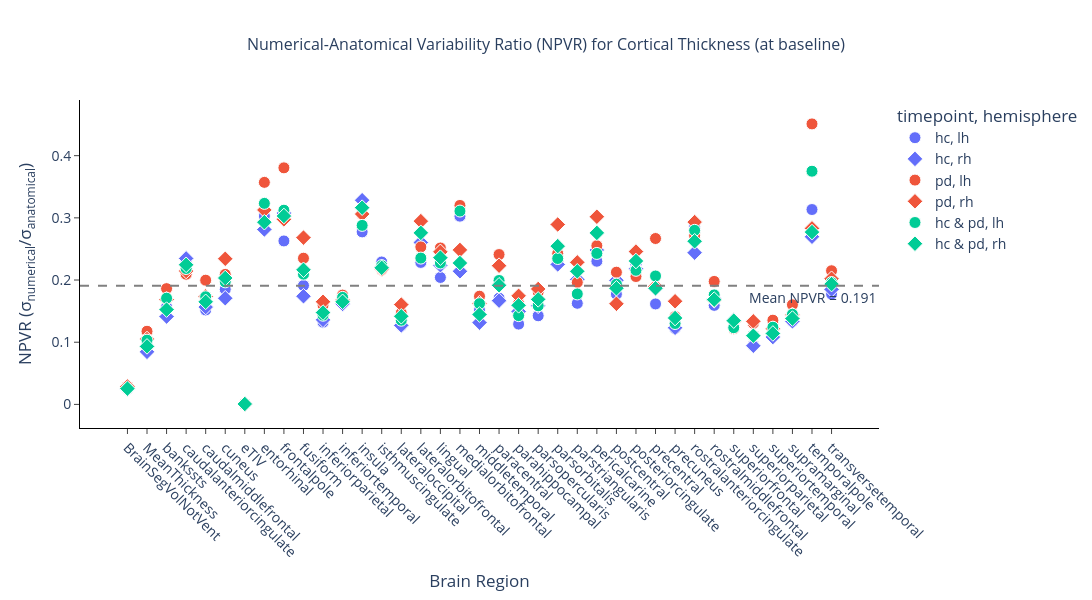
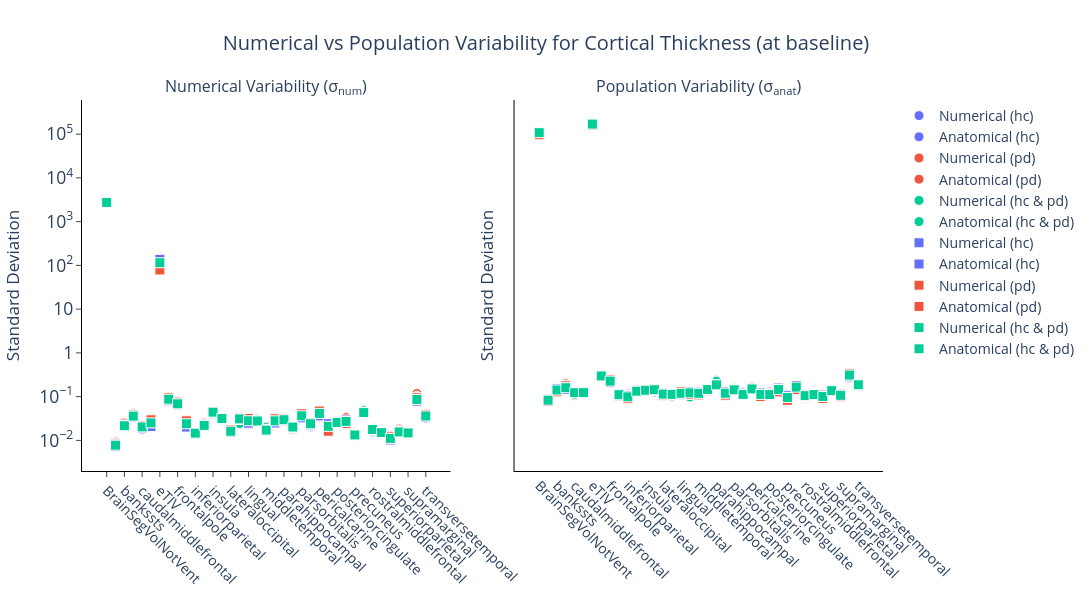

Notebook cell for these charts, in order:
### Markdown cell above
### Baseline HC+PD

### Code cell
pop_hc_baseline, pop_pd_baseline = get_population(df, df_cohort, visit="first")
pop_hc_followup, pop_pd_followup = get_population(df, df_cohort, visit="second")

pop_hc = pop_hc_baseline
pop_pd = pop_pd_baseline
pop_all = np.concatenate([pop_hc_baseline, pop_pd_baseline])

config = NpvrConfig(
    metric=METRIC,
    bilateral=False,
    change=False,
    csv_dir=csv_dir,
    figures_dir=figures_dir,
    regions_template=regions_template,
    anondir=anondir,
    title_suffix="Cortical",
    timepoint="baseline",
)

_ = generate_npvr(
    get_stats_metric=get_stats_metric,
    pop1=pop_hc,
    pop2=pop_pd,
    pop_all=pop_all,
    pop1_name="hc",
    pop2_name="pd",
    config=config,
)

pop_hc = pop_hc_followup
pop_pd = pop_pd_followup
pop_all = np.concatenate([pop_hc_followup, pop_pd_followup])

config = NpvrConfig(
    metric=METRIC,
    bilateral=False,
    change=False,
    csv_dir=csv_dir,
    figures_dir=figures_dir,
    regions_template=regions_template,
    anondir=anondir,
    title_suffix="Cortical",
    timepoint="followup",
)

_ = generate_npvr(
    get_stats_metric=get_stats_metric,
    pop1=pop_hc,
    pop2=pop_pd,
    pop_all=pop_all,
    pop1_name="hc",
    pop2_name="pd",
    config=config,
)

### Figure 1 — Plotly figure (JSON) as saved in the notebook; plotly's stock layout.template omitted (floating-point values rounded to 4 significant figures)
{"data": [{"customdata": [[2720.0, 109900.0], [0.008088, 0.08732], [0.02103, 0.1344], [0.03947, 0.1729], [0.01785, 0.1175], [0.02359, 0.1275], [137.5, 170000.0], [0.08459, 0.2793], [0.0626, 0.2382], [0.02227, 0.1165], [0.01515, 0.1146], [0.02163, 0.1283], [0.03873, 0.1396], [0.02928, 0.1278], [0.01489, 0.1178], [0.02357, 0.1032], [0.02361, 0.1156], [0.03024, 0.09991], [0.01897, 0.125], [0.02512, 0.147], [0.03066, 0.2374], [0.01764, 0.1237], [0.03488, 0.1518], [0.0203, 0.1248], [0.03427, 0.1489], [0.01881, 0.1061], [0.02485, 0.1105], [0.0235, 0.1455], [0.01375, 0.1128], [0.04803, 0.1675], [0.01554, 0.0976], [0.01446, 0.1163], [0.01041, 0.1098], [0.01569, 0.1375], [0.01473, 0.1106], [0.08821, 0.2815], [0.03192, 0.1798]], "hovertemplate": "<b>%{hovertext}</b><br><br>timepoint=hc<br>hemisphere=lh<br>region=%{x}<br>NPVR=%{y:.3f}<br>num=%{customdata[0]:.2e}<br>anat=%{customdata[1]:.2e}<extra></extra>", "hovertext": ["BrainSegVolNotVent", "MeanThickness", "bankssts", "caudalanteriorcingulate", "caudalmiddlefrontal", "cuneus", "eTIV", "entorhinal", "frontalpole", "fusiform", "inferiorparietal", "inferiortemporal", "insula", "isthmuscingulate", "lateraloccipital", "lateralorbitofrontal", "lingual", "medialorbitofrontal", "middletemporal", "paracentral", "parahippocampal", "parsopercularis", "parsorbitalis", "parstriangularis", "pericalcarine", "postcentral", "posteriorcingulate", "precentral", "precuneus", "rostralanteriorcingulate", "rostralmiddlefrontal", "superiorfrontal", "superiorparietal", "superiortemporal", "supramarginal", "temporalpole", "transversetemporal"], "legendgroup": "hc, lh", "marker": {"color": "#636efa", "line": {"color": "white", "width": 1}, "size": 12, "symbol": "circle"}, "mode": "markers", "name": "hc, lh", "orientation": "v", "showlegend": true, "type": "scatter", "x": ["BrainSegVolNotVent", "MeanThickness", "bankssts", "caudalanteriorcingulate", "caudalmiddlefrontal", "cuneus", "eTIV", "entorhinal", "frontalpole", "fusiform", "inferiorparietal", "inferiortemporal", "insula", "isthmuscingulate", "lateraloccipital", "lateralorbitofrontal", "lingual", "medialorbitofrontal", "middletemporal", "paracentral", "parahippocampal", "parsopercularis", "parsorbitalis", "parstriangularis", "pericalcarine", "postcentral", "posteriorcingulate", "precentral", "precuneus", "rostralanteriorcingulate", "rostralmiddlefrontal", "superiorfrontal", "superiorparietal", "superiortemporal", "supramarginal", "temporalpole", "transversetemporal"], "xaxis": "x", "y": [0.02476, 0.09263, 0.1565, 0.2283, 0.1519, 0.1851, 0.0008089, 0.3028, 0.2628, 0.1912, 0.1322, 0.1686, 0.2774, 0.229, 0.1264, 0.2283, 0.2041, 0.3027, 0.1517, 0.1709, 0.1291, 0.1425, 0.2298, 0.1626, 0.2302, 0.1773, 0.2248, 0.1616, 0.1218, 0.2867, 0.1593, 0.1243, 0.0948, 0.1142, 0.1332, 0.3134, 0.1775], "yaxis": "y"}, {"customdata": [[2720.0, 109900.0], [0.00736, 0.08708], [0.02145, 0.1518], [0.03407, 0.1451], [0.01921, 0.1228], [0.02077, 0.1217], [137.5, 170000.0], [0.08051, 0.2862], [0.06536, 0.2124], [0.02009, 0.1155], [0.01444, 0.1062], [0.02133, 0.132], [0.0444, 0.1352], [0.03106, 0.1409], [0.01516, 0.1193], [0.02999, 0.1152], [0.02479, 0.1108], [0.02763, 0.129], [0.01664, 0.1265], [0.02495, 0.1495], [0.02815, 0.1882], [0.02034, 0.1283], [0.03265, 0.145], [0.02268, 0.1128], [0.0363, 0.1462], [0.02417, 0.1211], [0.02508, 0.1149], [0.02917, 0.1568], [0.013, 0.1055], [0.04387, 0.1798], [0.01713, 0.1007], [0.01491, 0.1103], [0.01021, 0.1083], [0.01521, 0.1404], [0.01517, 0.1135], [0.07888, 0.2926], [0.03419, 0.1849]], "hovertemplate": "<b>%{hovertext}</b><br><br>timepoint=hc<br>hemisphere=rh<br>region=%{x}<br>NPVR=%{y:.3f}<br>num=%{customdata[0]:.2e}<br>anat=%{customdata[1]:.2e}<extra></extra>", "hovertext": ["BrainSegVolNotVent", "MeanThickness", "bankssts", "caudalanteriorcingulate", "caudalmiddlefrontal", "cuneus", "eTIV", "entorhinal", "frontalpole", "fusiform", "inferiorparietal", "inferiortemporal", "insula", "isthmuscingulate", "lateraloccipital", "lateralorbitofrontal", "lingual", "medialorbitofrontal", "middletemporal", "paracentral", "parahippocampal", "parsopercularis", "parsorbitalis", "parstriangularis", "pericalcarine", "postcentral", "posteriorcingulate", "precentral", "precuneus", "rostralanteriorcingulate", "rostralmiddlefrontal", "superiorfrontal", "superiorparietal", "superiortemporal", "supramarginal", "temporalpole", "transversetemporal"], "legendgroup": "hc, rh", "marker": {"color": "#636efa", "line": {"color": "white", "width": 1}, "size": 12, "symbol": "diamond"}, "mode": "markers", "name": "hc, rh", "orientation": "v", "showlegend": true, "type": "scatter", "x": ["BrainSegVolNotVent", "MeanThickness", "bankssts", "caudalanteriorcingulate", "caudalmiddlefrontal", "cuneus", "eTIV", "entorhinal", "frontalpole", "fusiform", "inferiorparietal", "inferiortemporal", "insula", "isthmuscingulate", "lateraloccipital", "lateralorbitofrontal", "lingual", "medialorbitofrontal", "middletemporal", "paracentral", "parahippocampal", "parsopercularis", "parsorbitalis", "parstriangularis", "pericalcarine", "postcentral", "posteriorcingulate", "precentral", "precuneus", "rostralanteriorcingulate", "rostralmiddlefrontal", "superiorfrontal", "superiorparietal", "superiortemporal", "supramarginal", "temporalpole", "transversetemporal"], "xaxis": "x", "y": [0.02476, 0.08452, 0.1412, 0.2348, 0.1565, 0.1707, 0.0008089, 0.2813, 0.3077, 0.1739, 0.136, 0.1616, 0.3284, 0.2205, 0.1271, 0.2603, 0.2238, 0.2141, 0.1315, 0.1668, 0.1495, 0.1585, 0.2251, 0.201, 0.2482, 0.1996, 0.2183, 0.186, 0.1232, 0.244, 0.1701, 0.1351, 0.0943, 0.1083, 0.1336, 0.2696, 0.1849], "yaxis": "y"}, {"customdata": [[2783.0, 96660.0], [0.009152, 0.07781], [0.02501, 0.1344], [0.04165, 0.1989], [0.0212, 0.1061], [0.02736, 0.1309], [78.64, 161000.0], [0.0972, 0.2722], [0.07808, 0.2053], [0.02492, 0.106], [0.01569, 0.09821], [0.02487, 0.1415], [0.04281, 0.1401], [0.03198, 0.1477], [0.01686, 0.1148], [0.02496, 0.09856], [0.02936, 0.1167], [0.03092, 0.09665], [0.02103, 0.1209], [0.03228, 0.134], [0.03353, 0.2065], [0.01938, 0.1071], [0.03689, 0.1521], [0.0232, 0.1182], [0.04283, 0.1679], [0.02137, 0.1005], [0.0261, 0.1269], [0.03324, 0.1246], [0.01451, 0.1029], [0.04835, 0.1784], [0.01801, 0.09109], [0.01452, 0.1193], [0.01293, 0.09911], [0.01826, 0.1348], [0.01606, 0.1003], [0.1176, 0.2607], [0.04032, 0.1876]], "hovertemplate": "<b>%{hovertext}</b><br><br>timepoint=pd<br>hemisphere=lh<br>region=%{x}<br>NPVR=%{y:.3f}<br>num=%{customdata[0]:.2e}<br>anat=%{customdata[1]:.2e}<extra></extra>", "hovertext": ["BrainSegVolNotVent", "MeanThickness", "bankssts", "caudalanteriorcingulate", "caudalmiddlefrontal", "cuneus", "eTIV", "entorhinal", "frontalpole", "fusiform", "inferiorparietal", "inferiortemporal", "insula", "isthmuscingulate", "lateraloccipital", "lateralorbitofrontal", "lingual", "medialorbitofrontal", "middletemporal", "paracentral", "parahippocampal", "parsopercularis", "parsorbitalis", "parstriangularis", "pericalcarine", "postcentral", "posteriorcingulate", "precentral", "precuneus", "rostralanteriorcingulate", "rostralmiddlefrontal", "superiorfrontal", "superiorparietal", "superiortemporal", "supramarginal", "temporalpole", "transversetemporal"], "legendgroup": "pd, lh", "marker": {"color": "#EF553B", "line": {"color": "white", "width": 1}, "size": 12, "symbol": "circle"}, "mode": "markers", "name": "pd, lh", "orientation": "v", "showlegend": true, "type": "scatter", "x": ["BrainSegVolNotVent", "MeanThickness", "bankssts", "caudalanteriorcingulate", "caudalmiddlefrontal", "cuneus", "eTIV", "entorhinal", "frontalpole", "fusiform", "inferiorparietal", "inferiortemporal", "insula", "isthmuscingulate", "lateraloccipital", "lateralorbitofrontal", "lingual", "medialorbitofrontal", "middletemporal", "paracentral", "parahippocampal", "parsopercularis", "parsorbitalis", "parstriangularis", "pericalcarine", "postcentral", "posteriorcingulate", "precentral", "precuneus", "rostralanteriorcingulate", "rostralmiddlefrontal", "superiorfrontal", "superiorparietal", "superiortemporal", "supramarginal", "temporalpole", "transversetemporal"], "xaxis": "x", "y": [0.02879, 0.1176, 0.1862, 0.2093, 0.1997, 0.2091, 0.0004884, 0.3571, 0.3804, 0.2351, 0.1597, 0.1757, 0.3056, 0.2166, 0.1469, 0.2532, 0.2515, 0.32, 0.174, 0.241, 0.1624, 0.181, 0.2426, 0.1963, 0.2551, 0.2126, 0.2056, 0.2668, 0.1411, 0.2711, 0.1978, 0.1217, 0.1305, 0.1354, 0.1601, 0.4511, 0.2149], "yaxis": "y"}, {"customdata": [[2783.0, 96660.0], [0.008206, 0.07801], [0.02181, 0.1292], [0.03793, 0.1768], [0.0215, 0.1238], [0.02955, 0.1262], [78.64, 161000.0], [0.09434, 0.3017], [0.07226, 0.2428], [0.02803, 0.1045], [0.01484, 0.08992], [0.02276, 0.1354], [0.04403, 0.1438], [0.0322, 0.148], [0.01736, 0.1082], [0.03219, 0.1092], [0.03169, 0.1292], [0.02791, 0.1123], [0.01784, 0.1096], [0.03125, 0.1401], [0.03137, 0.1797], [0.01998, 0.1076], [0.04054, 0.1401], [0.02553, 0.1117], [0.04689, 0.1554], [0.01623, 0.1003], [0.0264, 0.1074], [0.02434, 0.1284], [0.01367, 0.08239], [0.0424, 0.1446], [0.0185, 0.1105], [0.01522, 0.1134], [0.01212, 0.09073], [0.01608, 0.1321], [0.01435, 0.0997], [0.09451, 0.3339], [0.03829, 0.1895]], "hovertemplate": "<b>%{hovertext}</b><br><br>timepoint=pd<br>hemisphere=rh<br>region=%{x}<br>NPVR=%{y:.3f}<br>num=%{customdata[0]:.2e}<br>anat=%{customdata[1]:.2e}<extra></extra>", "hovertext": ["BrainSegVolNotVent", "MeanThickness", "bankssts", "caudalanteriorcingulate", "caudalmiddlefrontal", "cuneus", "eTIV", "entorhinal", "frontalpole", "fusiform", "inferiorparietal", "inferiortemporal", "insula", "isthmuscingulate", "lateraloccipital", "lateralorbitofrontal", "lingual", "medialorbitofrontal", "middletemporal", "paracentral", "parahippocampal", "parsopercularis", "parsorbitalis", "parstriangularis", "pericalcarine", "postcentral", "posteriorcingulate", "precentral", "precuneus", "rostralanteriorcingulate", "rostralmiddlefrontal", "superiorfrontal", "superiorparietal", "superiortemporal", "supramarginal", "temporalpole", "transversetemporal"], "legendgroup": "pd, rh", "marker": {"color": "#EF553B", "line": {"color": "white", "width": 1}, "size": 12, "symbol": "diamond"}, "mode": "markers", "name": "pd, rh", "orientation": "v", "showlegend": true, "type": "scatter", "x": ["BrainSegVolNotVent", "MeanThickness", "bankssts", "caudalanteriorcingulate", "caudalmiddlefrontal", "cuneus", "eTIV", "entorhinal", "frontalpole", "fusiform", "inferiorparietal", "inferiortemporal", "insula", "isthmuscingulate", "lateraloccipital", "lateralorbitofrontal", "lingual", "medialorbitofrontal", "middletemporal", "paracentral", "parahippocampal", "parsopercularis", "parsorbitalis", "parstriangularis", "pericalcarine", "postcentral", "posteriorcingulate", "precentral", "precuneus", "rostralanteriorcingulate", "rostralmiddlefrontal", "superiorfrontal", "superiorparietal", "superiortemporal", "supramarginal", "temporalpole", "transversetemporal"], "xaxis": "x", "y": [0.02879, 0.1052, 0.1689, 0.2145, 0.1737, 0.2342, 0.0004884, 0.3126, 0.2975, 0.2682, 0.165, 0.168, 0.3061, 0.2176, 0.1605, 0.2947, 0.2453, 0.2484, 0.1628, 0.2231, 0.1746, 0.1856, 0.2894, 0.2284, 0.3018, 0.1618, 0.2458, 0.1895, 0.1659, 0.2932, 0.1675, 0.1343, 0.1336, 0.1217, 0.1439, 0.2831, 0.2021], "yaxis": "y"}, {"customdata": [[2748.0, 108100.0], [0.008583, 0.08308], [0.02291, 0.1341], [0.04047, 0.1852], [0.01943, 0.1123], [0.02536, 0.1287], [114.8, 169500.0], [0.09048, 0.2799], [0.06998, 0.2241], [0.0235, 0.1122], [0.0154, 0.1073], [0.02314, 0.1345], [0.04061, 0.1411], [0.03052, 0.1368], [0.01581, 0.1167], [0.0242, 0.1029], [0.02635, 0.1159], [0.03055, 0.09826], [0.01992, 0.123], [0.02856, 0.1433], [0.03198, 0.224], [0.01844, 0.1163], [0.0358, 0.1526], [0.02165, 0.1219], [0.03835, 0.158], [0.02, 0.1034], [0.02542, 0.1179], [0.0283, 0.137], [0.0141, 0.1084], [0.04817, 0.1721], [0.0167, 0.09483], [0.01448, 0.1174], [0.01161, 0.1049], [0.0169, 0.1361], [0.01534, 0.1059], [0.1025, 0.2733], [0.03594, 0.1834]], "hovertemplate": "<b>%{hovertext}</b><br><br>timepoint=hc & pd<br>hemisphere=lh<br>region=%{x}<br>NPVR=%{y:.3f}<br>num=%{customdata[0]:.2e}<br>anat=%{customdata[1]:.2e}<extra></extra>", "hovertext": ["BrainSegVolNotVent", "MeanThickness", "bankssts", "caudalanteriorcingulate", "caudalmiddlefrontal", "cuneus", "eTIV", "entorhinal", "frontalpole", "fusiform", "inferiorparietal", "inferiortemporal", "insula", "isthmuscingulate", "lateraloccipital", "lateralorbitofrontal", "lingual", "medialorbitofrontal", "middletemporal", "paracentral", "parahippocampal", "parsopercularis", "parsorbitalis", "parstriangularis", "pericalcarine", "postcentral", "posteriorcingulate", "precentral", "precuneus", "rostralanteriorcingulate", "rostralmiddlefrontal", "superiorfrontal", "superiorparietal", "superiortemporal", "supramarginal", "temporalpole", "transversetemporal"], "legendgroup": "hc & pd, lh", "marker": {"color": "#00cc96", "line": {"color": "white", "width": 1}, "size": 12, "symbol": "circle"}, "mode": "markers", "name": "hc & pd, lh", "orientation": "v", "showlegend": true, "type": "scatter", "x": ["BrainSegVolNotVent", "MeanThickness", "bankssts", "caudalanteriorcingulate", "caudalmiddlefrontal", "cuneus", "eTIV", "entorhinal", "frontalpole", "fusiform", "inferiorparietal", "inferiortemporal", "insula", "isthmuscingulate", "lateraloccipital", "lateralorbitofrontal", "lingual", "medialorbitofrontal", "middletemporal", "paracentral", "parahippocampal", "parsopercularis", "parsorbitalis", "parstriangularis", "pericalcarine", "postcentral", "posteriorcingulate", "precentral", "precuneus", "rostralanteriorcingulate", "rostralmiddlefrontal", "superiorfrontal", "superiorparietal", "superiortemporal", "supramarginal", "temporalpole", "transversetemporal"], "xaxis": "x", "y": [0.02543, 0.1033, 0.1708, 0.2185, 0.173, 0.197, 0.0006775, 0.3233, 0.3123, 0.2095, 0.1434, 0.1721, 0.2879, 0.2231, 0.1354, 0.2353, 0.2274, 0.3109, 0.162, 0.1993, 0.1428, 0.1586, 0.2346, 0.1776, 0.2428, 0.1934, 0.2156, 0.2065, 0.1301, 0.2799, 0.1761, 0.1234, 0.1107, 0.1241, 0.1449, 0.375, 0.196], "yaxis": "y"}, {"customdata": [[2748.0, 108100.0], [0.007752, 0.08311], [0.02161, 0.1418], [0.03585, 0.1597], [0.02027, 0.1229], [0.0251, 0.1235], [114.8, 169500.0], [0.087, 0.2969], [0.06855, 0.2262], [0.02399, 0.1108], [0.01462, 0.09902], [0.02198, 0.1333], [0.04423, 0.1398], [0.03158, 0.1438], [0.01619, 0.1142], [0.031, 0.1124], [0.0281, 0.1191], [0.02775, 0.1221], [0.01719, 0.1189], [0.02796, 0.146], [0.02964, 0.1861], [0.02018, 0.1195], [0.03641, 0.1431], [0.024, 0.1121], [0.0414, 0.1501], [0.02098, 0.1123], [0.02568, 0.1114], [0.0271, 0.1451], [0.0133, 0.09576], [0.04321, 0.1647], [0.01776, 0.1054], [0.01505, 0.1117], [0.01111, 0.1005], [0.01561, 0.1368], [0.01481, 0.1073], [0.08626, 0.3113], [0.03609, 0.1866]], "hovertemplate": "<b>%{hovertext}</b><br><br>timepoint=hc & pd<br>hemisphere=rh<br>region=%{x}<br>NPVR=%{y:.3f}<br>num=%{customdata[0]:.2e}<br>anat=%{customdata[1]:.2e}<extra></extra>", "hovertext": ["BrainSegVolNotVent", "MeanThickness", "bankssts", "caudalanteriorcingulate", "caudalmiddlefrontal", "cuneus", "eTIV", "entorhinal", "frontalpole", "fusiform", "inferiorparietal", "inferiortemporal", "insula", "isthmuscingulate", "lateraloccipital", "lateralorbitofrontal", "lingual", "medialorbitofrontal", "middletemporal", "paracentral", "parahippocampal", "parsopercularis", "parsorbitalis", "parstriangularis", "pericalcarine", "postcentral", "posteriorcingulate", "precentral", "precuneus", "rostralanteriorcingulate", "rostralmiddlefrontal", "superiorfrontal", "superiorparietal", "superiortemporal", "supramarginal", "temporalpole", "transversetemporal"], "legendgroup": "hc & pd, rh", "marker": {"color": "#00cc96", "line": {"color": "white", "width": 1}, "size": 12, "symbol": "diamond"}, "mode": "markers", "name": "hc & pd, rh", "orientation": "v", "showlegend": true, "type": "scatter", "x": ["BrainSegVolNotVent", "MeanThickness", "bankssts", "caudalanteriorcingulate", "caudalmiddlefrontal", "cuneus", "eTIV", "entorhinal", "frontalpole", "fusiform", "inferiorparietal", "inferiortemporal", "insula", "isthmuscingulate", "lateraloccipital", "lateralorbitofrontal", "lingual", "medialorbitofrontal", "middletemporal", "paracentral", "parahippocampal", "parsopercularis", "parsorbitalis", "parstriangularis", "pericalcarine", "postcentral", "posteriorcingulate", "precentral", "precuneus", "rostralanteriorcingulate", "rostralmiddlefrontal", "superiorfrontal", "superiorparietal", "superiortemporal", "supramarginal", "temporalpole", "transversetemporal"], "xaxis": "x", "y": [0.02543, 0.09327, 0.1524, 0.2245, 0.1649, 0.2032, 0.0006775, 0.293, 0.303, 0.2164, 0.1477, 0.165, 0.3164, 0.2196, 0.1417, 0.2759, 0.236, 0.2273, 0.1446, 0.1915, 0.1593, 0.1689, 0.2545, 0.214, 0.2758, 0.1867, 0.2306, 0.1868, 0.1389, 0.2623, 0.1684, 0.1347, 0.1105, 0.1141, 0.138, 0.2771, 0.1935], "yaxis": "y"}], "layout": {"annotations": [{"showarrow": false, "text": "Mean NPVR = 0.191", "x": 1, "xanchor": "right", "xref": "x domain", "y": 0.1906, "yanchor": "top", "yref": "y"}], "font": {"size": 14}, "height": 600, "legend": {"title": {"text": "timepoint, hemisphere"}, "tracegroupgap": 0}, "plot_bgcolor": "white", "shapes": [{"line": {"color": "gray", "dash": "dash"}, "type": "line", "x0": 0, "x1": 1, "xref": "x domain", "y0": 0.1906, "y1": 0.1906, "yref": "y"}], "title": {"font": {"size": 16}, "text": "Numerical-Anatomical Variability Ratio (NPVR) for Cortical Thickness (at baseline)", "x": 0.5}, "width": 1400, "xaxis": {"anchor": "y", "domain": [0.0, 1.0], "linecolor": "black", "linewidth": 1, "showline": true, "tickangle": 45, "ticks": "outside", "title": {"text": "Brain Region"}}, "yaxis": {"anchor": "x", "domain": [0.0, 1.0], "exponentformat": "power", "linecolor": "black", "linewidth": 1, "showline": true, "ticks": "outside", "title": {"text": "NPVR (σ<sub>numerical</sub>/σ<sub>anatomical</sub>)"}}}}

### Figure 2 — Plotly figure (JSON) as saved in the notebook; plotly's stock layout.template omitted (floating-point values rounded to 4 significant figures)
{"data": [{"marker": {"color": "#636EFA", "line": {"color": "white", "width": 1}, "size": 10, "symbol": ["circle", "circle", "circle", "circle", "circle", "circle", "circle", "circle", "circle", "circle", "circle", "circle", "circle", "circle", "circle", "circle", "circle", "circle", "circle", "circle", "circle", "circle", "circle", "circle", "circle", "circle", "circle", "circle", "circle", "circle", "circle", "circle", "circle", "circle", "circle", "circle", "circle"]}, "mode": "markers", "name": "Numerical (hc)", "showlegend": true, "type": "scatter", "x": ["BrainSegVolNotVent", "MeanThickness", "bankssts", "caudalanteriorcingulate", "caudalmiddlefrontal", "cuneus", "eTIV", "entorhinal", "frontalpole", "fusiform", "inferiorparietal", "inferiortemporal", "insula", "isthmuscingulate", "lateraloccipital", "lateralorbitofrontal", "lingual", "medialorbitofrontal", "middletemporal", "paracentral", "parahippocampal", "parsopercularis", "parsorbitalis", "parstriangularis", "pericalcarine", "postcentral", "posteriorcingulate", "precentral", "precuneus", "rostralanteriorcingulate", "rostralmiddlefrontal", "superiorfrontal", "superiorparietal", "superiortemporal", "supramarginal", "temporalpole", "transversetemporal"], "xaxis": "x", "y": [2720.0, 0.008088, 0.02103, 0.03947, 0.01785, 0.02359, 137.5, 0.08459, 0.0626, 0.02227, 0.01515, 0.02163, 0.03873, 0.02928, 0.01489, 0.02357, 0.02361, 0.03024, 0.01897, 0.02512, 0.03066, 0.01764, 0.03488, 0.0203, 0.03427, 0.01881, 0.02485, 0.0235, 0.01375, 0.04803, 0.01554, 0.01446, 0.01041, 0.01569, 0.01473, 0.08821, 0.03192], "yaxis": "y"}, {"marker": {"color": "#636EFA", "line": {"color": "white", "width": 1}, "size": 10, "symbol": ["circle", "circle", "circle", "circle", "circle", "circle", "circle", "circle", "circle", "circle", "circle", "circle", "circle", "circle", "circle", "circle", "circle", "circle", "circle", "circle", "circle", "circle", "circle", "circle", "circle", "circle", "circle", "circle", "circle", "circle", "circle", "circle", "circle", "circle", "circle", "circle", "circle"]}, "mode": "markers", "name": "Anatomical (hc)", "showlegend": true, "type": "scatter", "x": ["BrainSegVolNotVent", "MeanThickness", "bankssts", "caudalanteriorcingulate", "caudalmiddlefrontal", "cuneus", "eTIV", "entorhinal", "frontalpole", "fusiform", "inferiorparietal", "inferiortemporal", "insula", "isthmuscingulate", "lateraloccipital", "lateralorbitofrontal", "lingual", "medialorbitofrontal", "middletemporal", "paracentral", "parahippocampal", "parsopercularis", "parsorbitalis", "parstriangularis", "pericalcarine", "postcentral", "posteriorcingulate", "precentral", "precuneus", "rostralanteriorcingulate", "rostralmiddlefrontal", "superiorfrontal", "superiorparietal", "superiortemporal", "supramarginal", "temporalpole", "transversetemporal"], "xaxis": "x2", "y": [109900.0, 0.08732, 0.1344, 0.1729, 0.1175, 0.1275, 170000.0, 0.2793, 0.2382, 0.1165, 0.1146, 0.1283, 0.1396, 0.1278, 0.1178, 0.1032, 0.1156, 0.09991, 0.125, 0.147, 0.2374, 0.1237, 0.1518, 0.1248, 0.1489, 0.1061, 0.1105, 0.1455, 0.1128, 0.1675, 0.0976, 0.1163, 0.1098, 0.1375, 0.1106, 0.2815, 0.1798], "yaxis": "y2"}, {"marker": {"color": "#EF553B", "line": {"color": "white", "width": 1}, "size": 10, "symbol": ["circle", "circle", "circle", "circle", "circle", "circle", "circle", "circle", "circle", "circle", "circle", "circle", "circle", "circle", "circle", "circle", "circle", "circle", "circle", "circle", "circle", "circle", "circle", "circle", "circle", "circle", "circle", "circle", "circle", "circle", "circle", "circle", "circle", "circle", "circle", "circle", "circle"]}, "mode": "markers", "name": "Numerical (pd)", "showlegend": true, "type": "scatter", "x": ["BrainSegVolNotVent", "MeanThickness", "bankssts", "caudalanteriorcingulate", "caudalmiddlefrontal", "cuneus", "eTIV", "entorhinal", "frontalpole", "fusiform", "inferiorparietal", "inferiortemporal", "insula", "isthmuscingulate", "lateraloccipital", "lateralorbitofrontal", "lingual", "medialorbitofrontal", "middletemporal", "paracentral", "parahippocampal", "parsopercularis", "parsorbitalis", "parstriangularis", "pericalcarine", "postcentral", "posteriorcingulate", "precentral", "precuneus", "rostralanteriorcingulate", "rostralmiddlefrontal", "superiorfrontal", "superiorparietal", "superiortemporal", "supramarginal", "temporalpole", "transversetemporal"], "xaxis": "x", "y": [2783.0, 0.009152, 0.02501, 0.04165, 0.0212, 0.02736, 78.64, 0.0972, 0.07808, 0.02492, 0.01569, 0.02487, 0.04281, 0.03198, 0.01686, 0.02496, 0.02936, 0.03092, 0.02103, 0.03228, 0.03353, 0.01938, 0.03689, 0.0232, 0.04283, 0.02137, 0.0261, 0.03324, 0.01451, 0.04835, 0.01801, 0.01452, 0.01293, 0.01826, 0.01606, 0.1176, 0.04032], "yaxis": "y"}, {"marker": {"color": "#EF553B", "line": {"color": "white", "width": 1}, "size": 10, "symbol": ["circle", "circle", "circle", "circle", "circle", "circle", "circle", "circle", "circle", "circle", "circle", "circle", "circle", "circle", "circle", "circle", "circle", "circle", "circle", "circle", "circle", "circle", "circle", "circle", "circle", "circle", "circle", "circle", "circle", "circle", "circle", "circle", "circle", "circle", "circle", "circle", "circle"]}, "mode": "markers", "name": "Anatomical (pd)", "showlegend": true, "type": "scatter", "x": ["BrainSegVolNotVent", "MeanThickness", "bankssts", "caudalanteriorcingulate", "caudalmiddlefrontal", "cuneus", "eTIV", "entorhinal", "frontalpole", "fusiform", "inferiorparietal", "inferiortemporal", "insula", "isthmuscingulate", "lateraloccipital", "lateralorbitofrontal", "lingual", "medialorbitofrontal", "middletemporal", "paracentral", "parahippocampal", "parsopercularis", "parsorbitalis", "parstriangularis", "pericalcarine", "postcentral", "posteriorcingulate", "precentral", "precuneus", "rostralanteriorcingulate", "rostralmiddlefrontal", "superiorfrontal", "superiorparietal", "superiortemporal", "supramarginal", "temporalpole", "transversetemporal"], "xaxis": "x2", "y": [96660.0, 0.07781, 0.1344, 0.1989, 0.1061, 0.1309, 161000.0, 0.2722, 0.2053, 0.106, 0.09821, 0.1415, 0.1401, 0.1477, 0.1148, 0.09856, 0.1167, 0.09665, 0.1209, 0.134, 0.2065, 0.1071, 0.1521, 0.1182, 0.1679, 0.1005, 0.1269, 0.1246, 0.1029, 0.1784, 0.09109, 0.1193, 0.09911, 0.1348, 0.1003, 0.2607, 0.1876], "yaxis": "y2"}, {"marker": {"color": "#00CC96", "line": {"color": "white", "width": 1}, "size": 10, "symbol": ["circle", "circle", "circle", "circle", "circle", "circle", "circle", "circle", "circle", "circle", "circle", "circle", "circle", "circle", "circle", "circle", "circle", "circle", "circle", "circle", "circle", "circle", "circle", "circle", "circle", "circle", "circle", "circle", "circle", "circle", "circle", "circle", "circle", "circle", "circle", "circle", "circle"]}, "mode": "markers", "name": "Numerical (hc & pd)", "showlegend": true, "type": "scatter", "x": ["BrainSegVolNotVent", "MeanThickness", "bankssts", "caudalanteriorcingulate", "caudalmiddlefrontal", "cuneus", "eTIV", "entorhinal", "frontalpole", "fusiform", "inferiorparietal", "inferiortemporal", "insula", "isthmuscingulate", "lateraloccipital", "lateralorbitofrontal", "lingual", "medialorbitofrontal", "middletemporal", "paracentral", "parahippocampal", "parsopercularis", "parsorbitalis", "parstriangularis", "pericalcarine", "postcentral", "posteriorcingulate", "precentral", "precuneus", "rostralanteriorcingulate", "rostralmiddlefrontal", "superiorfrontal", "superiorparietal", "superiortemporal", "supramarginal", "temporalpole", "transversetemporal"], "xaxis": "x", "y": [2748.0, 0.008583, 0.02291, 0.04047, 0.01943, 0.02536, 114.8, 0.09048, 0.06998, 0.0235, 0.0154, 0.02314, 0.04061, 0.03052, 0.01581, 0.0242, 0.02635, 0.03055, 0.01992, 0.02856, 0.03198, 0.01844, 0.0358, 0.02165, 0.03835, 0.02, 0.02542, 0.0283, 0.0141, 0.04817, 0.0167, 0.01448, 0.01161, 0.0169, 0.01534, 0.1025, 0.03594], "yaxis": "y"}, {"marker": {"color": "#00CC96", "line": {"color": "white", "width": 1}, "size": 10, "symbol": ["circle", "circle", "circle", "circle", "circle", "circle", "circle", "circle", "circle", "circle", "circle", "circle", "circle", "circle", "circle", "circle", "circle", "circle", "circle", "circle", "circle", "circle", "circle", "circle", "circle", "circle", "circle", "circle", "circle", "circle", "circle", "circle", "circle", "circle", "circle", "circle", "circle"]}, "mode": "markers", "name": "Anatomical (hc & pd)", "showlegend": true, "type": "scatter", "x": ["BrainSegVolNotVent", "MeanThickness", "bankssts", "caudalanteriorcingulate", "caudalmiddlefrontal", "cuneus", "eTIV", "entorhinal", "frontalpole", "fusiform", "inferiorparietal", "inferiortemporal", "insula", "isthmuscingulate", "lateraloccipital", "lateralorbitofrontal", "lingual", "medialorbitofrontal", "middletemporal", "paracentral", "parahippocampal", "parsopercularis", "parsorbitalis", "parstriangularis", "pericalcarine", "postcentral", "posteriorcingulate", "precentral", "precuneus", "rostralanteriorcingulate", "rostralmiddlefrontal", "superiorfrontal", "superiorparietal", "superiortemporal", "supramarginal", "temporalpole", "transversetemporal"], "xaxis": "x2", "y": [108100.0, 0.08308, 0.1341, 0.1852, 0.1123, 0.1287, 169500.0, 0.2799, 0.2241, 0.1122, 0.1073, 0.1345, 0.1411, 0.1368, 0.1167, 0.1029, 0.1159, 0.09826, 0.123, 0.1433, 0.224, 0.1163, 0.1526, 0.1219, 0.158, 0.1034, 0.1179, 0.137, 0.1084, 0.1721, 0.09483, 0.1174, 0.1049, 0.1361, 0.1059, 0.2733, 0.1834], "yaxis": "y2"}, {"marker": {"color": "#636EFA", "line": {"color": "white", "width": 1}, "size": 10, "symbol": ["square", "square", "square", "square", "square", "square", "square", "square", "square", "square", "square", "square", "square", "square", "square", "square", "square", "square", "square", "square", "square", "square", "square", "square", "square", "square", "square", "square", "square", "square", "square", "square", "square", "square", "square", "square", "square"]}, "mode": "markers", "name": "Numerical (hc)", "showlegend": true, "type": "scatter", "x": ["BrainSegVolNotVent", "MeanThickness", "bankssts", "caudalanteriorcingulate", "caudalmiddlefrontal", "cuneus", "eTIV", "entorhinal", "frontalpole", "fusiform", "inferiorparietal", "inferiortemporal", "insula", "isthmuscingulate", "lateraloccipital", "lateralorbitofrontal", "lingual", "medialorbitofrontal", "middletemporal", "paracentral", "parahippocampal", "parsopercularis", "parsorbitalis", "parstriangularis", "pericalcarine", "postcentral", "posteriorcingulate", "precentral", "precuneus", "rostralanteriorcingulate", "rostralmiddlefrontal", "superiorfrontal", "superiorparietal", "superiortemporal", "supramarginal", "temporalpole", "transversetemporal"], "xaxis": "x", "y": [2720.0, 0.00736, 0.02145, 0.03407, 0.01921, 0.02077, 137.5, 0.08051, 0.06536, 0.02009, 0.01444, 0.02133, 0.0444, 0.03106, 0.01516, 0.02999, 0.02479, 0.02763, 0.01664, 0.02495, 0.02815, 0.02034, 0.03265, 0.02268, 0.0363, 0.02417, 0.02508, 0.02917, 0.013, 0.04387, 0.01713, 0.01491, 0.01021, 0.01521, 0.01517, 0.07888, 0.03419], "yaxis": "y"}, {"marker": {"color": "#636EFA", "line": {"color": "white", "width": 1}, "size": 10, "symbol": ["square", "square", "square", "square", "square", "square", "square", "square", "square", "square", "square", "square", "square", "square", "square", "square", "square", "square", "square", "square", "square", "square", "square", "square", "square", "square", "square", "square", "square", "square", "square", "square", "square", "square", "square", "square", "square"]}, "mode": "markers", "name": "Anatomical (hc)", "showlegend": true, "type": "scatter", "x": ["BrainSegVolNotVent", "MeanThickness", "bankssts", "caudalanteriorcingulate", "caudalmiddlefrontal", "cuneus", "eTIV", "entorhinal", "frontalpole", "fusiform", "inferiorparietal", "inferiortemporal", "insula", "isthmuscingulate", "lateraloccipital", "lateralorbitofrontal", "lingual", "medialorbitofrontal", "middletemporal", "paracentral", "parahippocampal", "parsopercularis", "parsorbitalis", "parstriangularis", "pericalcarine", "postcentral", "posteriorcingulate", "precentral", "precuneus", "rostralanteriorcingulate", "rostralmiddlefrontal", "superiorfrontal", "superiorparietal", "superiortemporal", "supramarginal", "temporalpole", "transversetemporal"], "xaxis": "x2", "y": [109900.0, 0.08708, 0.1518, 0.1451, 0.1228, 0.1217, 170000.0, 0.2862, 0.2124, 0.1155, 0.1062, 0.132, 0.1352, 0.1409, 0.1193, 0.1152, 0.1108, 0.129, 0.1265, 0.1495, 0.1882, 0.1283, 0.145, 0.1128, 0.1462, 0.1211, 0.1149, 0.1568, 0.1055, 0.1798, 0.1007, 0.1103, 0.1083, 0.1404, 0.1135, 0.2926, 0.1849], "yaxis": "y2"}, {"marker": {"color": "#EF553B", "line": {"color": "white", "width": 1}, "size": 10, "symbol": ["square", "square", "square", "square", "square", "square", "square", "square", "square", "square", "square", "square", "square", "square", "square", "square", "square", "square", "square", "square", "square", "square", "square", "square", "square", "square", "square", "square", "square", "square", "square", "square", "square", "square", "square", "square", "square"]}, "mode": "markers", "name": "Numerical (pd)", "showlegend": true, "type": "scatter", "x": ["BrainSegVolNotVent", "MeanThickness", "bankssts", "caudalanteriorcingulate", "caudalmiddlefrontal", "cuneus", "eTIV", "entorhinal", "frontalpole", "fusiform", "inferiorparietal", "inferiortemporal", "insula", "isthmuscingulate", "lateraloccipital", "lateralorbitofrontal", "lingual", "medialorbitofrontal", "middletemporal", "paracentral", "parahippocampal", "parsopercularis", "parsorbitalis", "parstriangularis", "pericalcarine", "postcentral", "posteriorcingulate", "precentral", "precuneus", "rostralanteriorcingulate", "rostralmiddlefrontal", "superiorfrontal", "superiorparietal", "superiortemporal", "supramarginal", "temporalpole", "transversetemporal"], "xaxis": "x", "y": [2783.0, 0.008206, 0.02181, 0.03793, 0.0215, 0.02955, 78.64, 0.09434, 0.07226, 0.02803, 0.01484, 0.02276, 0.04403, 0.0322, 0.01736, 0.03219, 0.03169, 0.02791, 0.01784, 0.03125, 0.03137, 0.01998, 0.04054, 0.02553, 0.04689, 0.01623, 0.0264, 0.02434, 0.01367, 0.0424, 0.0185, 0.01522, 0.01212, 0.01608, 0.01435, 0.09451, 0.03829], "yaxis": "y"}, {"marker": {"color": "#EF553B", "line": {"color": "white", "width": 1}, "size": 10, "symbol": ["square", "square", "square", "square", "square", "square", "square", "square", "square", "square", "square", "square", "square", "square", "square", "square", "square", "square", "square", "square", "square", "square", "square", "square", "square", "square", "square", "square", "square", "square", "square", "square", "square", "square", "square", "square", "square"]}, "mode": "markers", "name": "Anatomical (pd)", "showlegend": true, "type": "scatter", "x": ["BrainSegVolNotVent", "MeanThickness", "bankssts", "caudalanteriorcingulate", "caudalmiddlefrontal", "cuneus", "eTIV", "entorhinal", "frontalpole", "fusiform", "inferiorparietal", "inferiortemporal", "insula", "isthmuscingulate", "lateraloccipital", "lateralorbitofrontal", "lingual", "medialorbitofrontal", "middletemporal", "paracentral", "parahippocampal", "parsopercularis", "parsorbitalis", "parstriangularis", "pericalcarine", "postcentral", "posteriorcingulate", "precentral", "precuneus", "rostralanteriorcingulate", "rostralmiddlefrontal", "superiorfrontal", "superiorparietal", "superiortemporal", "supramarginal", "temporalpole", "transversetemporal"], "xaxis": "x2", "y": [96660.0, 0.07801, 0.1292, 0.1768, 0.1238, 0.1262, 161000.0, 0.3017, 0.2428, 0.1045, 0.08992, 0.1354, 0.1438, 0.148, 0.1082, 0.1092, 0.1292, 0.1123, 0.1096, 0.1401, 0.1797, 0.1076, 0.1401, 0.1117, 0.1554, 0.1003, 0.1074, 0.1284, 0.08239, 0.1446, 0.1105, 0.1134, 0.09073, 0.1321, 0.0997, 0.3339, 0.1895], "yaxis": "y2"}, {"marker": {"color": "#00CC96", "line": {"color": "white", "width": 1}, "size": 10, "symbol": ["square", "square", "square", "square", "square", "square", "square", "square", "square", "square", "square", "square", "square", "square", "square", "square", "square", "square", "square", "square", "square", "square", "square", "square", "square", "square", "square", "square", "square", "square", "square", "square", "square", "square", "square", "square", "square"]}, "mode": "markers", "name": "Numerical (hc & pd)", "showlegend": true, "type": "scatter", "x": ["BrainSegVolNotVent", "MeanThickness", "bankssts", "caudalanteriorcingulate", "caudalmiddlefrontal", "cuneus", "eTIV", "entorhinal", "frontalpole", "fusiform", "inferiorparietal", "inferiortemporal", "insula", "isthmuscingulate", "lateraloccipital", "lateralorbitofrontal", "lingual", "medialorbitofrontal", "middletemporal", "paracentral", "parahippocampal", "parsopercularis", "parsorbitalis", "parstriangularis", "pericalcarine", "postcentral", "posteriorcingulate", "precentral", "precuneus", "rostralanteriorcingulate", "rostralmiddlefrontal", "superiorfrontal", "superiorparietal", "superiortemporal", "supramarginal", "temporalpole", "transversetemporal"], "xaxis": "x", "y": [2748.0, 0.007752, 0.02161, 0.03585, 0.02027, 0.0251, 114.8, 0.087, 0.06855, 0.02399, 0.01462, 0.02198, 0.04423, 0.03158, 0.01619, 0.031, 0.0281, 0.02775, 0.01719, 0.02796, 0.02964, 0.02018, 0.03641, 0.024, 0.0414, 0.02098, 0.02568, 0.0271, 0.0133, 0.04321, 0.01776, 0.01505, 0.01111, 0.01561, 0.01481, 0.08626, 0.03609], "yaxis": "y"}, {"marker": {"color": "#00CC96", "line": {"color": "white", "width": 1}, "size": 10, "symbol": ["square", "square", "square", "square", "square", "square", "square", "square", "square", "square", "square", "square", "square", "square", "square", "square", "square", "square", "square", "square", "square", "square", "square", "square", "square", "square", "square", "square", "square", "square", "square", "square", "square", "square", "square", "square", "square"]}, "mode": "markers", "name": "Anatomical (hc & pd)", "showlegend": true, "type": "scatter", "x": ["BrainSegVolNotVent", "MeanThickness", "bankssts", "caudalanteriorcingulate", "caudalmiddlefrontal", "cuneus", "eTIV", "entorhinal", "frontalpole", "fusiform", "inferiorparietal", "inferiortemporal", "insula", "isthmuscingulate", "lateraloccipital", "lateralorbitofrontal", "lingual", "medialorbitofrontal", "middletemporal", "paracentral", "parahippocampal", "parsopercularis", "parsorbitalis", "parstriangularis", "pericalcarine", "postcentral", "posteriorcingulate", "precentral", "precuneus", "rostralanteriorcingulate", "rostralmiddlefrontal", "superiorfrontal", "superiorparietal", "superiortemporal", "supramarginal", "temporalpole", "transversetemporal"], "xaxis": "x2", "y": [108100.0, 0.08311, 0.1418, 0.1597, 0.1229, 0.1235, 169500.0, 0.2969, 0.2262, 0.1108, 0.09902, 0.1333, 0.1398, 0.1438, 0.1142, 0.1124, 0.1191, 0.1221, 0.1189, 0.146, 0.1861, 0.1195, 0.1431, 0.1121, 0.1501, 0.1123, 0.1114, 0.1451, 0.09576, 0.1647, 0.1054, 0.1117, 0.1005, 0.1368, 0.1073, 0.3113, 0.1866], "yaxis": "y2"}], "layout": {"annotations": [{"font": {"size": 16}, "showarrow": false, "text": "Numerical Variability (σ<sub>num</sub>)", "x": 0.23, "xanchor": "center", "xref": "paper", "y": 1.0, "yanchor": "bottom", "yref": "paper"}, {"font": {"size": 16}, "showarrow": false, "text": "Population Variability (σ<sub>anat</sub>)", "x": 0.77, "xanchor": "center", "xref": "paper", "y": 1.0, "yanchor": "bottom", "yref": "paper"}], "font": {"size": 14}, "height": 600, "plot_bgcolor": "white", "title": {"text": "Numerical vs Population Variability for Cortical Thickness (at baseline)", "x": 0.5}, "width": 1400, "xaxis": {"anchor": "y", "domain": [0.0, 0.46], "linecolor": "black", "linewidth": 1, "showline": true, "tickangle": 45, "ticks": "outside"}, "xaxis2": {"anchor": "y2", "domain": [0.54, 1.0], "linecolor": "black", "linewidth": 1, "showline": true, "tickangle": 45}, "yaxis": {"anchor": "x", "domain": [0.0, 1.0], "exponentformat": "power", "linecolor": "black", "linewidth": 1, "showline": true, "ticks": "outside", "title": {"text": "Standard Deviation"}, "type": "log"}, "yaxis2": {"anchor": "x2", "domain": [0.0, 1.0], "exponentformat": "power", "linecolor": "black", "linewidth": 1, "matches": "y", "showline": true, "showticklabels": false, "title": {"text": "Standard Deviation"}, "type": "log"}}}
